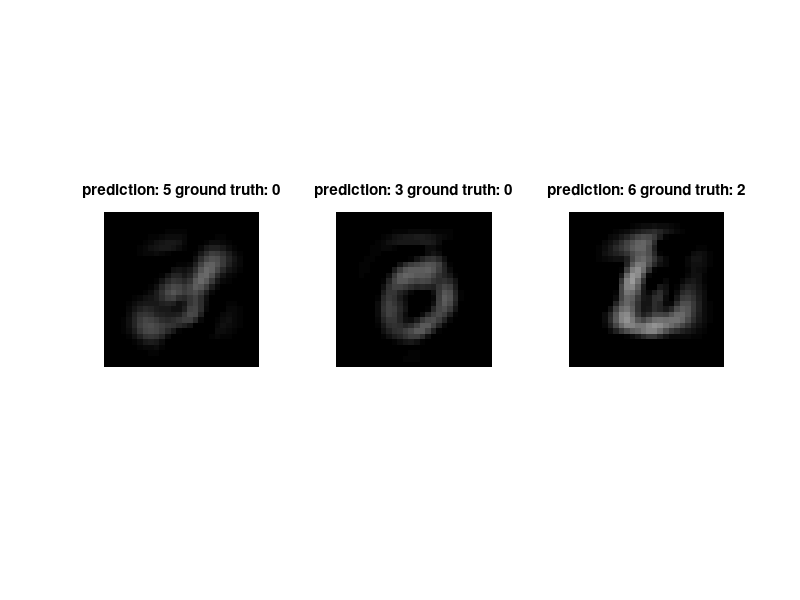
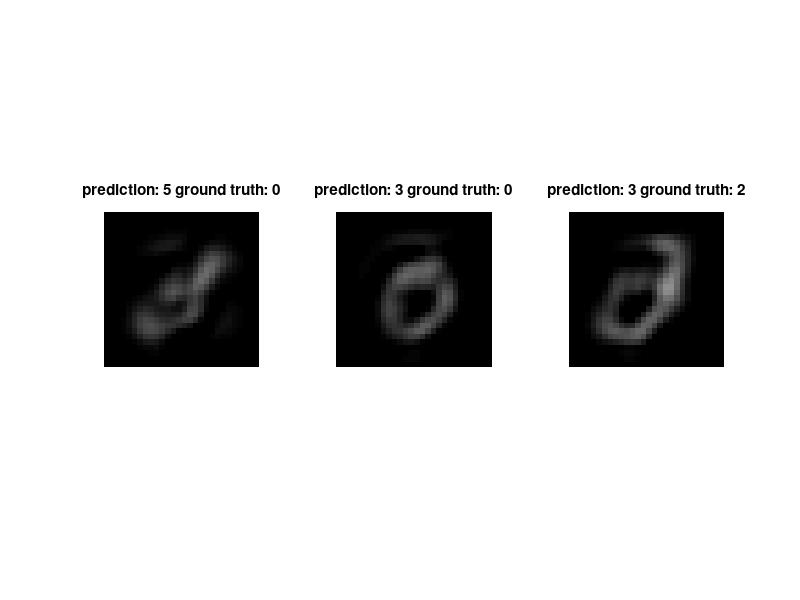
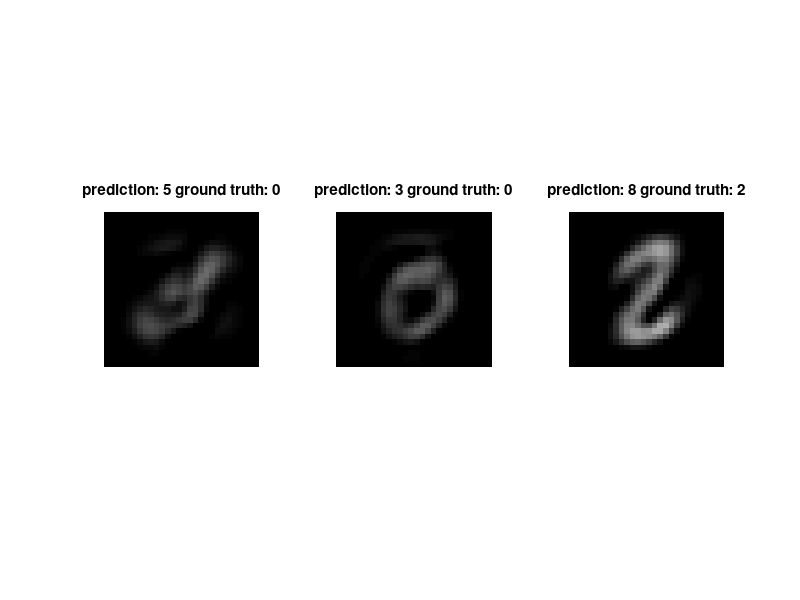

These charts were generated, in order, by the following MATLAB code:
%load data
clc;clear;close all;
load mnist_mat.mat
[featureNum,trainSize] = size(Xtrain);
testSize = size(Xtest,2);
testK = 5;
% train KNN: calculate the distance between test data and train data
index = zeros(testSize,trainSize);
nnlabel = zeros(testSize, testK);
for i = 1:testSize
    distance = sum((repmat(Xtest(:,i),1,trainSize) - Xtrain).^2,1).^0.5;
    [distance,index(i,:)] = sort(distance);
    nnlabel(i,:) = label_train(:,index(i,1:testK));
end

%classfy using KNN
prediction = zeros(testK, testSize);
for k = 1:testK
    for i = 1:testSize
        table = tabulate(nnlabel(i,1:k));
        [maxCount,idx] = max(table(:,2));
        prediction(k,i) = table(idx);
    end
end

%find confusion matrix and accurancy for each k
C = zeros(10, 10, testK);
accurancy = zeros(1,testK);
for k = 1:testK
    C(:,:,k) = confusionmat(label_test,prediction(k,:));
    accurancy(:,k) = trace(C(:,:,k))/500;
    fprintf('The accurancy for k-NN with %d neighbors : %.4f\n', k, accurancy(:,k));
end

%show misclassfied examples
for k = [1,3,5]
    misclassifiedIndex = find(prediction(k,:) - label_test);
    figure
    axis image
    for i = 1:3
        subplot(1,3,i);
        imshow(reshape((Q*Xtest(:,misclassifiedIndex(i))), [28,28])');
        title(['prediction: ' , num2str(prediction(k,misclassifiedIndex(i))), ' ground truth: ',num2str(label_test(misclassifiedIndex(i)))]);
    end
end

    
    

    
        